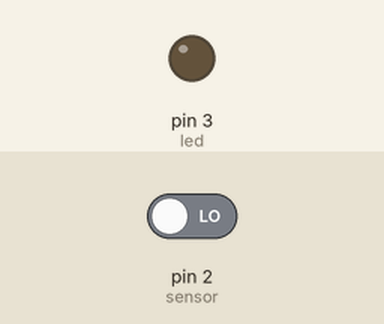
Recording of a sketch running on a simulated Arduino Uno, built with avr-gcc and run on an emulated ATmega328P. On the bench: output pins drawn as LEDs (lit = HIGH). The inputs (shaded band) are chosen by the test bench; at power-on: pin 2 (sensor) LOW.

Above: at 1.2 s.
1.3 s: pin 2 (sensor) driven HIGH
At 2.0 s:
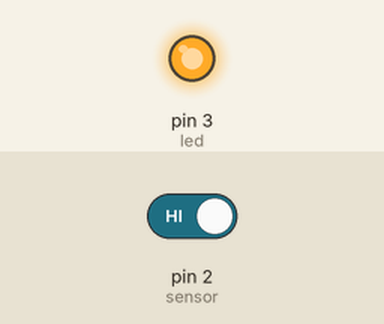
2.8 s: pin 2 (sensor) driven LOW
At 3.1 s:
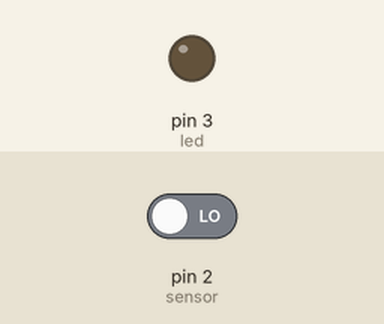
Timing chart, 0 to 5.8 s (numbered marks = the images above; inputs shaded):
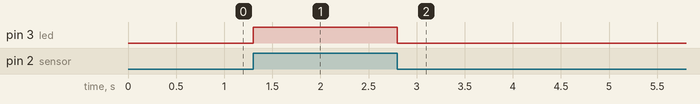

The sketch:

sound.ino
```cpp
int sensor=2;
int led=3;

void setup() {
//Serial.begin(9600);

pinMode(sensor,INPUT);
pinMode(led,OUTPUT);
// put your setup code here, to run once:

}

void loop() {
int pin=digitalRead(sensor);

if(pin==1)
digitalWrite(led,HIGH);
else
digitalWrite(led,LOW);

//delay(1000);
//Serial.print("Sound in Hz:");
//Serial.println(pin);

//delay(1000);

  // put your main code here, to run repeatedly:

}
```

Measured:
- after the input at 1.3 s, pin 3 (led): LOW → HIGH at once
- after the input at 2.8 s, pin 3 (led): HIGH → LOW at once
